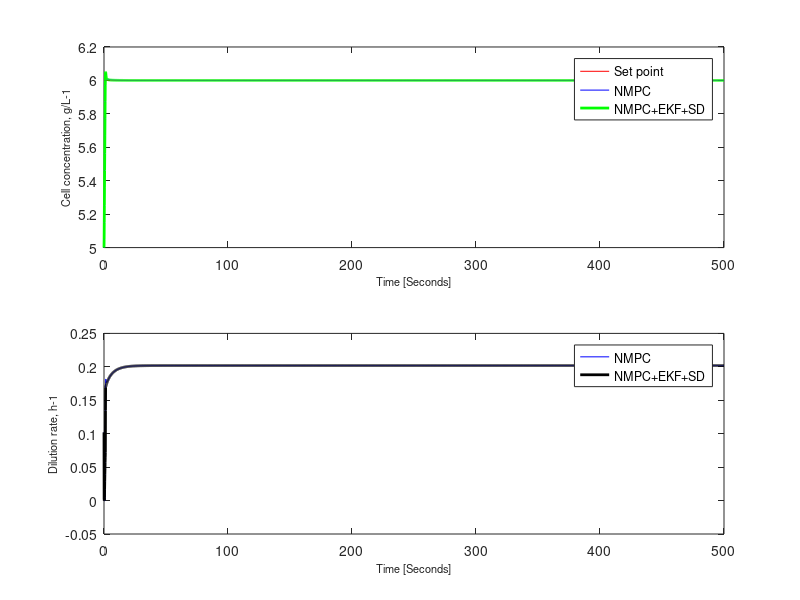
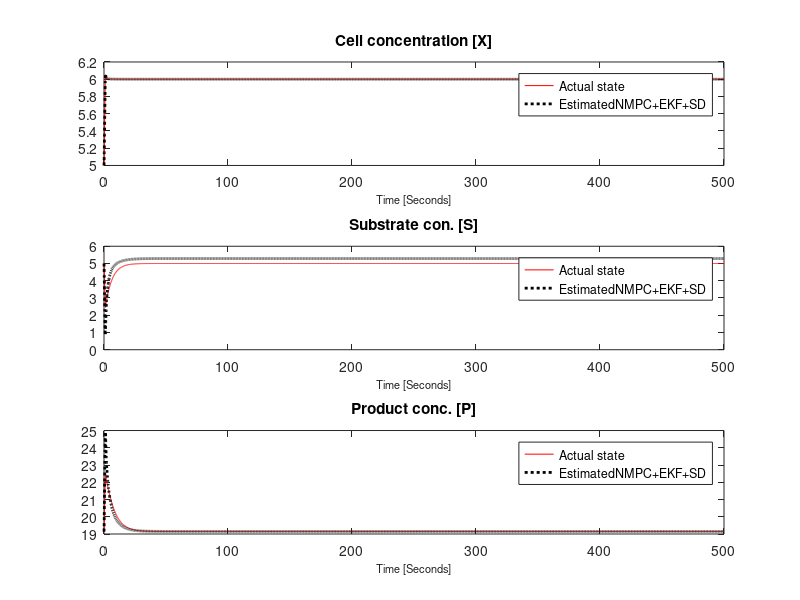
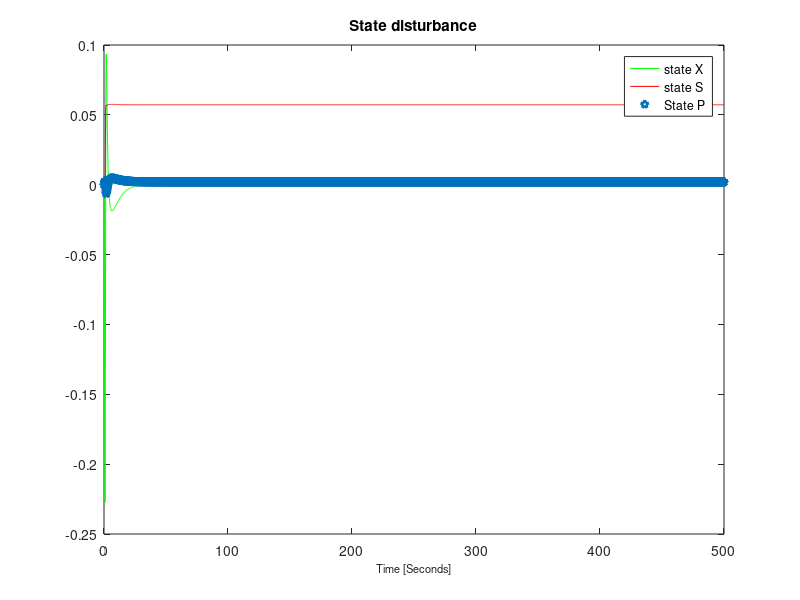

Source code (MATLAB) for these figures, in order:
clc
load('NMPC_EKF_SD')
load('NMPC')

figure(1)
subplot(2,1,1)
plot(time, setpoint, 'r', time, predicted_nmpc, 'b-', time,predicted,'g-',  'LineWidth',2);
ylabel('Cell concentration, g/L-1','FontSize' , 8)
xlabel('Time [Seconds]','FontSize',8)
legend('Set point','NMPC','NMPC+EKF+SD')

subplot(2,1,2)
plot(time, input, 'b', time,input_nmpc,'k-',  'LineWidth',2);
ylabel('Dilution rate, h-1','FontSize' , 8)
xlabel('Time [Seconds]','FontSize',8)
legend('NMPC','NMPC+EKF+SD')

figure(2)
subplot(3,1,1)
plot(time, X_pred, 'r', time, X_est, 'k:',  'LineWidth',2);
title('Cell concentration [X]')
xlabel('Time [Seconds]','FontSize',8)
legend('Actual state','EstimatedNMPC+EKF+SD')

subplot(3,1,2)
plot(time, S_pred, 'r', time, S_est, 'k:',  'LineWidth',2);
title('Substrate con. [S]')
xlabel('Time [Seconds]','FontSize',8)
legend('Actual state','EstimatedNMPC+EKF+SD')

subplot(3,1,3)
plot(time, P_pred, 'r', time, P_est, 'k:',  'LineWidth',2);
title('Product conc. [P]')
xlabel('Time [Seconds]','FontSize',8)
legend('Actual state','EstimatedNMPC+EKF+SD')

figure(3)
subplot(1,1,1)
plot(time, state1, 'g', time, state2, 'r', time, state3, 'p', 'LineWidth',2);
title('State disturbance')
xlabel('Time [Seconds]','FontSize',8)
legend('state X','state S', 'State P')
